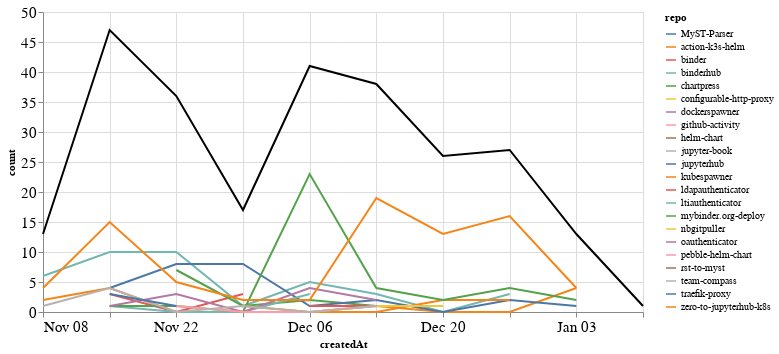

The cell this chart's notebook holds for it:
### Markdown cell above
### Comments

### Code cell
comments_time = comments.groupby('repo').resample('W', on='createdAt').count()['author'].reset_index()
comments_time = comments_time.rename(columns={'author': 'count'})
comments_time_total = comments_time.groupby('createdAt').agg({"count": "sum"}).reset_index()
ch1 = alt.Chart(comments_time, width=600).mark_line().encode(
    x='createdAt',
    y='count',
    color='repo',
    tooltip="repo"
)

ch2 = alt.Chart(comments_time_total, width=600).mark_line(color="black").encode(
    x='createdAt',
    y='count',
)

ch1 + ch2

### Figure 1 — Vega-Lite specification as saved in the notebook (floating-point values rounded to 4 significant figures)
{"config": {"axisLeft": {"labelFontSize": 15}, "axisBottom": {"labelFontSize": 15}}, "layer": [{"data": {"name": "data-197614d31c0f34bfa46fb8119ab2d7bf"}, "mark": "line", "encoding": {"color": {"type": "nominal", "field": "repo"}, "tooltip": {"type": "nominal", "field": "repo"}, "x": {"type": "temporal", "field": "createdAt"}, "y": {"type": "quantitative", "field": "count"}}, "width": 600}, {"data": {"name": "data-6cc5a31d97c7f2167796d22af2ef7a4e"}, "mark": {"type": "line", "color": "black"}, "encoding": {"x": {"type": "temporal", "field": "createdAt"}, "y": {"type": "quantitative", "field": "count"}}, "width": 600}], "$schema": "https://vega.github.io/schema/vega-lite/v4.8.1.json", "datasets": {"data-197614d31c0f34bfa46fb8119ab2d7bf": [{"repo": "MyST-Parser", "createdAt": "2021-01-03T00:00:00", "count": 1}, {"repo": "action-k3s-helm", "createdAt": "2020-11-08T00:00:00", "count": 2}, {"repo": "action-k3s-helm", "createdAt": "2020-11-15T00:00:00", "count": 4}, {"repo": "action-k3s-helm", "createdAt": "2020-11-22T00:00:00", "count": 0}, {"repo": "action-k3s-helm", "createdAt": "2020-11-29T00:00:00", "count": 0}, {"repo": "action-k3s-helm", "createdAt": "2020-12-06T00:00:00", "count": 0}, {"repo": "action-k3s-helm", "createdAt": "2020-12-13T00:00:00", "count": 1}, {"repo": "action-k3s-helm", "createdAt": "2020-12-20T00:00:00", "count": 0}, {"repo": "action-k3s-helm", "createdAt": "2020-12-27T00:00:00", "count": 0}, {"repo": "action-k3s-helm", "createdAt": "2021-01-03T00:00:00", "count": 4}, {"repo": "binder", "createdAt": "2020-11-15T00:00:00", "count": 3}, {"repo": "binder", "createdAt": "2020-11-22T00:00:00", "count": 0}, {"repo": "binder", "createdAt": "2020-11-29T00:00:00", "count": 3}, {"repo": "binderhub", "createdAt": "2020-11-08T00:00:00", "count": 6}, {"repo": "binderhub", "createdAt": "2020-11-15T00:00:00", "count": 10}, {"repo": "binderhub", "createdAt": "2020-11-22T00:00:00", "count": 10}, {"repo": "binderhub", "createdAt": "2020-11-29T00:00:00", "count": 1}, {"repo": "binderhub", "createdAt": "2020-12-06T00:00:00", "count": 5}, {"repo": "binderhub", "createdAt": "2020-12-13T00:00:00", "count": 3}, {"repo": "binderhub", "createdAt": "2020-12-20T00:00:00", "count": 0}, {"repo": "binderhub", "createdAt": "2020-12-27T00:00:00", "count": 3}, {"repo": "chartpress", "createdAt": "2020-11-22T00:00:00", "count": 7}, {"repo": "chartpress", "createdAt": "2020-11-29T00:00:00", "count": 1}, {"repo": "chartpress", "createdAt": "2020-12-06T00:00:00", "count": 2}, {"repo": "chartpress", "createdAt": "2020-12-13T00:00:00", "count": 1}, {"repo": "chartpress", "createdAt": "2020-12-20T00:00:00", "count": 1}, {"repo": "configurable-http-proxy", "createdAt": "2020-11-15T00:00:00", "count": 1}, {"repo": "dockerspawner", "createdAt": "2020-12-20T00:00:00", "count": 7}, {"repo": "github-activity", "createdAt": "2020-12-13T00:00:00", "count": 1}, {"repo": "helm-chart", "createdAt": "2021-01-03T00:00:00", "count": 1}, {"repo": "jupyter-book", "createdAt": "2020-12-13T00:00:00", "count": 1}, {"repo": "jupyterhub", "createdAt": "2020-11-15T00:00:00", "count": 4}, {"repo": "jupyterhub", "createdAt": "2020-11-22T00:00:00", "count": 8}, {"repo": "jupyterhub", "createdAt": "2020-11-29T00:00:00", "count": 8}, {"repo": "jupyterhub", "createdAt": "2020-12-06T00:00:00", "count": 1}, {"repo": "jupyterhub", "createdAt": "2020-12-13T00:00:00", "count": 2}, {"repo": "jupyterhub", "createdAt": "2020-12-20T00:00:00", "count": 0}, {"repo": "jupyterhub", "createdAt": "2020-12-27T00:00:00", "count": 2}, {"repo": "jupyterhub", "createdAt": "2021-01-03T00:00:00", "count": 1}, {"repo": "kubespawner", "createdAt": "2020-11-29T00:00:00", "count": 1}, {"repo": "kubespawner", "createdAt": "2020-12-06T00:00:00", "count": 0}, {"repo": "kubespawner", "createdAt": "2020-12-13T00:00:00", "count": 0}, {"repo": "kubespawner", "createdAt": "2020-12-20T00:00:00", "count": 2}, {"repo": "kubespawner", "createdAt": "2020-12-27T00:00:00", "count": 2}, {"repo": "ldapauthenticator", "createdAt": "2020-12-06T00:00:00", "count": 1}, {"repo": "ldapauthenticator", "createdAt": "2020-12-13T00:00:00", "count": 1}, {"repo": "ltiauthenticator", "createdAt": "2020-11-15T00:00:00", "count": 1}, {"repo": "ltiauthenticator", "createdAt": "2020-11-22T00:00:00", "count": 0}, {"repo": "ltiauthenticator", "createdAt": "2020-11-29T00:00:00", "count": 0}, {"repo": "ltiauthenticator", "createdAt": "2020-12-06T00:00:00", "count": 3}, {"repo": "mybinder.org-deploy", "createdAt": "2020-11-15T00:00:00", "count": 1}, {"repo": "mybinder.org-deploy", "createdAt": "2020-11-22T00:00:00", "count": 1}, {"repo": "mybinder.org-deploy", "createdAt": "2020-11-29T00:00:00", "count": 0}, {"repo": "mybinder.org-deploy", "createdAt": "2020-12-06T00:00:00", "count": 23}, {"repo": "mybinder.org-deploy", "createdAt": "2020-12-13T00:00:00", "count": 4}, {"repo": "mybinder.org-deploy", "createdAt": "2020-12-20T00:00:00", "count": 2}, {"repo": "mybinder.org-deploy", "createdAt": "2020-12-27T00:00:00", "count": 4}, {"repo": "mybinder.org-deploy", "createdAt": "2021-01-03T00:00:00", "count": 2}, {"repo": "nbgitpuller", "createdAt": "2020-12-13T00:00:00", "count": 1}, {"repo": "nbgitpuller", "createdAt": "2020-12-20T00:00:00", "count": 1}, {"repo": "oauthenticator", "createdAt": "2020-11-15T00:00:00", "count": 1}, {"repo": "oauthenticator", "createdAt": "2020-11-22T00:00:00", "count": 3}, {"repo": "oauthenticator", "createdAt": "2020-11-29T00:00:00", "count": 0}, {"repo": "oauthenticator", "createdAt": "2020-12-06T00:00:00", "count": 4}, {"repo": "oauthenticator", "createdAt": "2020-12-13T00:00:00", "count": 2}, {"repo": "pebble-helm-chart", "createdAt": "2020-11-22T00:00:00", "count": 1}, {"repo": "pebble-helm-chart", "createdAt": "2020-11-29T00:00:00", "count": 0}, {"repo": "pebble-helm-chart", "createdAt": "2020-12-06T00:00:00", "count": 0}, {"repo": "pebble-helm-chart", "createdAt": "2020-12-13T00:00:00", "count": 1}, {"repo": "rst-to-myst", "createdAt": "2021-01-10T00:00:00", "count": 1}, {"repo": "team-compass", "createdAt": "2020-11-08T00:00:00", "count": 1}, {"repo": "team-compass", "createdAt": "2020-11-15T00:00:00", "count": 4}, {"repo": "team-compass", "createdAt": "2020-11-22T00:00:00", "count": 0}, {"repo": "team-compass", "createdAt": "2020-11-29T00:00:00", "count": 1}, {"repo": "team-compass", "createdAt": "2020-12-06T00:00:00", "count": 0}, {"repo": "team-compass", "createdAt": "2020-12-13T00:00:00", "count": 1}, {"repo": "traefik-proxy", "createdAt": "2020-11-15T00:00:00", "count": 3}, {"repo": "traefik-proxy", "createdAt": "2020-11-22T00:00:00", "count": 1}, {"repo": "zero-to-jupyterhub-k8s", "createdAt": "2020-11-08T00:00:00", "count": 4}, {"repo": "zero-to-jupyterhub-k8s", "createdAt": "2020-11-15T00:00:00", "count": 15}, {"repo": "zero-to-jupyterhub-k8s", "createdAt": "2020-11-22T00:00:00", "count": 5}, {"repo": "zero-to-jupyterhub-k8s", "createdAt": "2020-11-29T00:00:00", "count": 2}, {"repo": "zero-to-jupyterhub-k8s", "createdAt": "2020-12-06T00:00:00", "count": 2}, {"repo": "zero-to-jupyterhub-k8s", "createdAt": "2020-12-13T00:00:00", "count": 19}, {"repo": "zero-to-jupyterhub-k8s", "createdAt": "2020-12-20T00:00:00", "count": 13}, {"repo": "zero-to-jupyterhub-k8s", "createdAt": "2020-12-27T00:00:00", "count": 16}, {"repo": "zero-to-jupyterhub-k8s", "createdAt": "2021-01-03T00:00:00", "count": 4}], "data-6cc5a31d97c7f2167796d22af2ef7a4e": [{"createdAt": "2020-11-08T00:00:00", "count": 13}, {"createdAt": "2020-11-15T00:00:00", "count": 47}, {"createdAt": "2020-11-22T00:00:00", "count": 36}, {"createdAt": "2020-11-29T00:00:00", "count": 17}, {"createdAt": "2020-12-06T00:00:00", "count": 41}, {"createdAt": "2020-12-13T00:00:00", "count": 38}, {"createdAt": "2020-12-20T00:00:00", "count": 26}, {"createdAt": "2020-12-27T00:00:00", "count": 27}, {"createdAt": "2021-01-03T00:00:00", "count": 13}, {"createdAt": "2021-01-10T00:00:00", "count": 1}]}}
